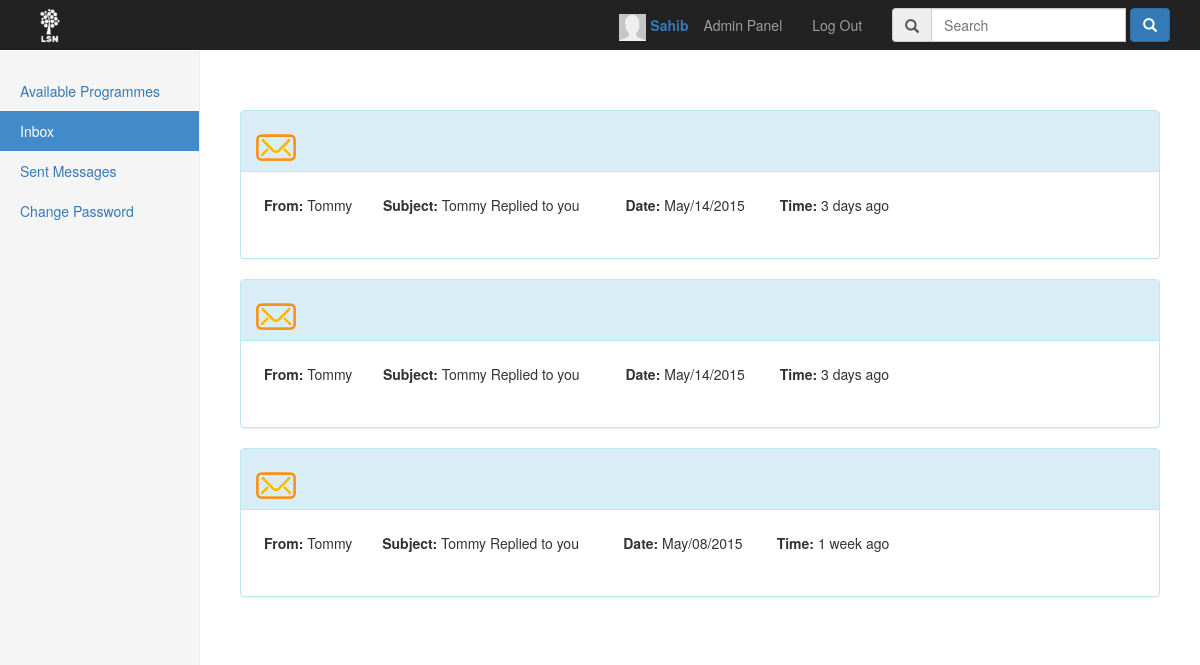
The app's page /Feed/index.php?Inbox&id=40 (signed in) with its own data.
### tables this page shows
CREATE TABLE IF NOT EXISTS `messages` (
  `MsgId` int(11) NOT NULL AUTO_INCREMENT,
  `FromName` varchar(32) NOT NULL,
  `Subject` varchar(255) NOT NULL,
  `Date` varchar(32) NOT NULL,
  `Time` int(11) NOT NULL,
  `Messages` text NOT NULL,
  `Open` int(11) NOT NULL,
  `UserId` int(11) NOT NULL,
  `NEWMSGID` int(11) DEFAULT NULL,
  PRIMARY KEY (`MsgId`),
  KEY `MsgId` (`MsgId`)
);

### Feed/Model/LoginModel.php (called while the page is built, shortened)
<?php
class LoginModel{
    public function getId()
    {
        return $_SESSION['id'];
    }
}

### Feed/Model/Dao/MessagesRepository.php (called while the page is built, shortened)
<?php
require_once('Model/Dao/Repository.php');
require_once('Model/MessageModel.php');
 class MessagesRepository extends Repository
 {
	private static $MsgId  = "MsgId";
	private static $FromName = "FromName";
	private static $UserId = "UserId";
	private static $Subject = "Subject";
	private static $Date = "Date";
	private static $Time = "Time";
	private static $Messages = "Messages";
	private static $Open = "Open";
	private $db;
	private $table;
	public function __construct() {
		$this->table = "messages";
		$this->db = $this->connection();
	}
 	public function GetMessagesForUser($userId) {
		try
		{
			$array = array();
			$sql = "SELECT * FROM $this->table  WHERE ".self::$UserId."= ? ORDER BY " . self::$MsgId . " DESC LIMIT 0,5";
			$query = $this->db->prepare($sql);
			$params = array($userId);
			$query->execute($params);
			$results = $query->fetchAll();
 			if ($results) {
 			  foreach($results as $result) {
					$array[] = new MessageModel($result[self::$MsgId],$result[self::$FromName],$result[self::$Subject],$result[self::$Date],$result[self::$Time],$result[self::$Messages],$result[self::$Open],$result[self::$UserId]);
			  }
			  return $array;
 			}
			return NULL;
		}
		catch (PDOException $e)
		{
			echo "PDOException : " . $e->getMessage();
		}
	}
 	public function getIfOpenOrNot($userId) {
 		try
		{
			$sql = "SELECT * FROM $this->table WHERE ".self::$UserId."= ?";
			$query = $this->db->prepare($sql);
			$params = array($userId);
			$query->execute($params);
			$results = $query->fetchAll();
 			if ($results) {
 				$counter = 0;
					return $counter;
 			}
 			return NULL;
		}
		catch (PDOException $e)
		{
			echo "PDOException : " . $e->getMessage();
		}
 	}
 }

### Feed/Model/Dao/Repository.php (called while the page is built, shortened)
<?php
abstract class Repository
{
	protected $dbConnection;
    protected function connection()
    {
	    try
	    {
	    	if ($this->dbConnection == null)
	    	{
	            $this->dbConnection = new PDO(Settings::$DB_CONNECTION, Settings::$DB_USERNAME, Settings::$DB_PASSWORD);
		        $this->dbConnection->setAttribute(PDO::ATTR_ERRMODE, PDO::ERRMODE_EXCEPTION);
		        return $this->dbConnection;
	    	}
		}
		catch (Exception $e)
		{
			error_log($e->getMessage() . "\n", 3, Settings::$ERROR_LOG);
	    	if (Settings::$DO_DEBUG)
	    	{
	        	throw $e;
	        }
		}
  	}
}

### Feed/Controller/MasterController.php (called while the page is built, shortened)
<?php
require_once("Model/LoginModel.php");
require_once("View/BaseView.php");
require_once('View/ProfileView.php');
require_once("View/InboxView.php");
require_once('Model/Messages.php');
require_once('Model/Dao/MessagesRepository.php');
class MasterController extends Navigation
{
	private $loginController;
    private $model;
    private $forgetPasswordView;
    private $userRepository;
    private $emailExp;
    private $inboxView;
    private $programView;
	function __construct()
	{
      	$this->userRepository = new UserRepository();
      	$this->messageRepository = new MessagesRepository();
      	$this->messages = new Messages();
      	$this->model = new LoginModel();
		$this->forgetPasswordView = new ForgetPasswordView();
		$this->htmlView = new HTMLView();
		$this->resetPassword = new ResetPasswordView();
		$this->changePasswordView = new ChangePasswordView();
		$this->inboxView = new InboxView($this->model,$this->messages,$this->htmlView,$this->userRepository,$this->messageRepository);
      	$this->programView = new ProgramView($this->model,$this->messageRepository);
      	$this->loginController = new LoginController();
      	$this->emailExp = "/^[a-z0-9\å\ä\ö._-]+@[a-z0-9\å\ä\ö.-]+\.[a-z]{2,6}$/i";
	}
		public function doControll()
		{
			try
			{
				if ($this->forgetPasswordView->pressSubmitToSend() && !$this->resetPassword->issetCode())
				{
					if (!preg_match($this->emailExp, $this->getEmail()))
					{
						$msgId = 22;
    				    $this->loginMessage = new LoginMessage($msgId);
		                $message = $this->loginMessage->getMessage();
		                $this->forgetPasswordView->setMessage($message);
		                return  $this->forgetPasswordView->showForgetPasswordPage();
					}
					else
					{
						$userEmail = $this->userRepository->getEmailForResetPassword($this->getEmail());
					  if($userEmail != ""){
						if($this->getEmail() == $userEmail->getEmail()) {
							$date = date('Y-m-d H:i:s');
							$this->code = rand(10000,1000000);
							$to = $userEmail->getEmail();
							$subject = "LSN/ Forgot password";
							$message = "Hej!
							(Det här meddelandet går inte att svara på).
							OBS// Länken är endast aktiv i 20 minuter.
							För att ändra lösenordet klicka på länken nedan:
							http://www.sahibsahib.com/LSN/Feed/?gjaQwrA=$this->code&kjAmsdNg";
							$headers = 'From: LSN@sahibsahib.com' . "\r\n" .
									   'X-Mailer: PHP/' . phpversion();
							$this->userRepository->resetPassword($this->code,$this->getEmail());
							$this->userRepository->resetPasswordTime($date,$this->getEmail());
							if (mail($to, $subject, $message,$headers))
							{
								$msgId = 42;
								$this->loginMessage = new LoginMessage($msgId);
				                $message = $this->loginMessage->getMessage();
				                $this->forgetPasswordView->setMessage($message);
				                return  $this->forgetPasswordView->showForgetPasswordPage();
							 }
							}
					}
					else
						  {
								$msgId = 42;
								$this->loginMessage = new LoginMessage($msgId);
				                $message = $this->loginMessage->getMessage();
				                $this->forgetPasswordView->setMessage($message);
				                return  $this->forgetPasswordView->showForgetPasswordPage();
						}
					 }
	            }
	             else if ($this->loginController->isAuthenticated() && $this->inboxView->didUserPressToInbox())
	             {
	            			if ($this->inboxView->getId() == $this->model->getId()) {
	            				 return $this->inboxView->rednerInbox();
	            			}
	            }
			}
			catch (Exception $e)
			{
				error_log($e->getMessage() . "\n", 3, Settings::$ERROR_LOG);
            	if (Settings::$DO_DEBUG)
            	{
                	throw $e;
                }
			}
	}
}

### Feed/index.php (called while the page is built, shortened)
<?php
require_once('Controller/MasterController.php');
require_once("View/BaseView.php");
try
{
	$masterController = new MasterController();
	$html = $masterController->doControll();
}
catch (Exception $e)
{
	error_log($e->getMessage() . "\n", 3, Settings::$ERROR_LOG);
	if (Settings::$DO_DEBUG)
	{
		throw $e;
	}
}
?>

### Feed/Model/Messages.php (called while the page is built, shortened)
<?php
	require_once('Model/Dao/MessagesRepository.php');
 	class Messages {
 		private $messagesRepository;
 		public function __construct() {
 			$this->messagesRepository = new MessagesRepository();
 		}
 		public function getMsgForUser($userId) {
			return $this->messagesRepository->GetMessagesForUser($userId);
		}
 	}

### Feed/Model/MessageModel.php (called while the page is built, shortened)
<?php
	class MessageModel {
		private $MsgId;
		private  $FromName;
		private  $Subject;
		private  $Date;
		private  $Time;
		private  $Open;
		public function __construct($MsgId, $FromName, $Subject, $Date, $Time, $Messages, $Open, $userid) {
			$this->MsgId = $MsgId;
			$this->FromName = $FromName;
			$this->Subject = $Subject;
			$this->Date = $Date;
			$this->Time = $Time;
			$this->Open = $Open;
		}
		public function getMsgId() {
			return $this->MsgId;
		}
		public function getFromName() {
			return $this->FromName;
		}
		public function getSubject() {
			return $this->Subject;
		}
		public function getDate() {
			return $this->Date;
		}
		public function getTime() {
			return $this->Time;
		}
		public function getOpen() {
			return $this->Open;
		}
	}

### Feed/helper/time.php (called while the page is built, shortened)
<?php
function time_passed($timestamp){
    $timestamp      = (int) $timestamp;
    $current_time   = time();
    $diff           = $current_time - $timestamp;
    $intervals      = array (
        'year' => 31556926, 'month' => 2629744, 'week' => 604800, 'day' => 86400, 'hour' => 3600, 'minute'=> 60
    );
    if ($diff >= $intervals['day'] && $diff < $intervals['week'])
    {
        $diff = floor($diff/$intervals['day']);
        return $diff == 1 ? $diff . ' day ago' : $diff . ' days ago';
    }
    if ($diff >= $intervals['week'] && $diff < $intervals['month'])
    {
        $diff = floor($diff/$intervals['week']);
        return $diff == 1 ? $diff . ' week ago' : $diff . ' weeks ago';
    }
}
?>

### Feed/View/InboxView.php (the view, shortened to what this page needs)
<?php
	require_once('View/BaseView.php');
	require_once('helper/time.php');
	class InboxView extends BaseView
	{
		  private $messages;
		  protected $loginModel;
		  private $messagesRepository;
		public function __construct(LoginModel $model,Messages $messages,HTMLView $mainView,UserRepository $userRepository,MessagesRepository $messagesRepository)
		{
		    $this->messages = $messages;
		    $this->loginModel = $model;
		    $this->messagesRepository = $messagesRepository;
		}
		public function InboxHTML() {
			    $inboxes = $this->messages->getMsgForUser($this->loginModel->getId());
			    $html = $this->cssView("Inbox");
			    $open = $this->messagesRepository->getIfOpenOrNot($this->loginModel->getId());
		                  if ($open != null) {
		                       if ($open == 1) {
                         $html .= '<li><a name="Inbox" href="?' . $this->inboxLocation ."&".$this->id."=".$this->loginModel->getId().'">Inbox <span class="badge">1</span></a></li>';
                       }
                       else {
                           $html .= '<li><a name="Inbox" href="?' . $this->inboxLocation ."&".$this->id."=".$this->loginModel->getId().'">Inbox  <span class="badge">' . $open . '</span></a></li>';
                       }
		                  }
		                  else {
		                      $html .= '<li class="active"><a name="Inbox" href="?' . $this->inboxLocation ."&".$this->id."=".$this->loginModel->getId().'">Inbox</a></li><span class="sr-only">(current)</span></a></li>';
		                  }
		              $html .= '<li><a name="Inbox" href="?' . $this->sendLocation ."&".$this->id."=".$this->loginModel->getId().'">Sent Messages</a></li>'.
		              '<li><a href="?' . $this->changePasswordLocation . '">Change Password</span></a></li>
		              </ul>
		            </div>';
		            $html .= '<div class="col-sm-9 col-sm-offset-3 col-md-10 col-md-offset-2 main">
		            ' . $this->message . '';
				$html .= '</br>'.
					'<script type="text/javascript" src="js/jquery.js"></script>'.
					'<script type="text/javascript" src="js/LoadMoreMessages.js"></script>'.
					'<script type="text/javascript">var user_id = ' . $this->getId() . ';</script>' .
					'<script type="text/javascript" src="js/inboxJS.js"></script>'.
					'</br>';
			$html .=
					'<div id="msg">';
					if ($inboxes != null) {
						foreach ($inboxes as $inbox) {
							if ($inbox->getOpen() == 0) {
							$open = '<img src="img/msg.png" alt="NotOpened" title="NotOpened" />';
							}
							else {
								$open ='<img src="img/new.png" alt="Opened" title="Opened" />';
							}
						    $html .=
								'<div id="msg'.$inbox->getMsgId().'" class="msg">'.
								'<div class="panel panel-info">
           						 <div class="panel-heading">
           					   <h3 class="panel-title"><a href="?'.$this->msgLocation.'&'.$this->id.'='.$inbox->getMsgId().'">'.$open.'</a></h3>
          					  </div>
          					  <div class="panel-body">
          					    <div class="row">
			                <div class=" col-md-9 col-lg-9 ">
			                  <table class="table table-user-information">
			                    <tbody>
			                      <tr><td><strong>From: </strong> '.$inbox->getFromName().'</td>'.
								'<td><strong>Subject: </strong> '.$inbox->getSubject().'</td>'.
								'<td><strong>Date: </strong> '.$inbox->getDate().'</td>'.
								'<td><strong>Time: </strong> '.time_passed($inbox->getTime()).'</td>'.
								'</tr>
			                    </tbody>
			                  </table>
			                </div>
			                </div>
			              </div>
			            </div>'.
					'</div>';
						}
					}
					else
					{
						$html .= '<div id="msg">'.
								 '<h3>There is no message right now!</h3>'.
								 '</div">';
					}
			     $html .= '</div><p id="loader"><img src="images/ajax-loader.gif"></p>
<script src="js/jquery.min.js"></script>
          <script src="js/bootstrap.min.js"></script>
          <script src="js/ie10-viewport-bug-workaround.js"></script>
			      </body>
			    </html>';
			return $html;
		}
		public function rednerInbox() {
			return $this->InboxHTML();
		}
	}

### Feed/css/customCss.css (style rules this page uses)
.table-user-information > tbody > tr { border-top: 1px solid rgb(221, 221, 221); }
.table-user-information > tbody > tr:first-child { border-top: 0; }
.table-user-information > tbody > tr > td { border-top: 0; }
body { padding-top: 50px; padding-bottom: 20px; }
.nav-sidebar > li > a { padding-right: 20px; padding-left: 20px; }
.nav-sidebar > .active > a, .nav-sidebar > .active > a:hover, .nav-sidebar > .active > a:focus { color: #fff; background-color: #428bca; }
.main { padding: 20px; }
@media (min-width: 768px) { .main { padding-right: 40px; padding-left: 40px; } }

### records on screen
messages: Open 1 (drawn), FromName "Tommy", Subject "Tommy Replied to you", Date "May/14/2015", Time "3 days ago"
messages: Open 1 (drawn), FromName "Tommy", Subject "Tommy Replied to you", Date "May/14/2015", Time "3 days ago"
messages: Open 1 (drawn), FromName "Tommy", Subject "Tommy Replied to you", Date "May/08/2015", Time "1 week ago"

### other values on screen
$username "Sahib"
